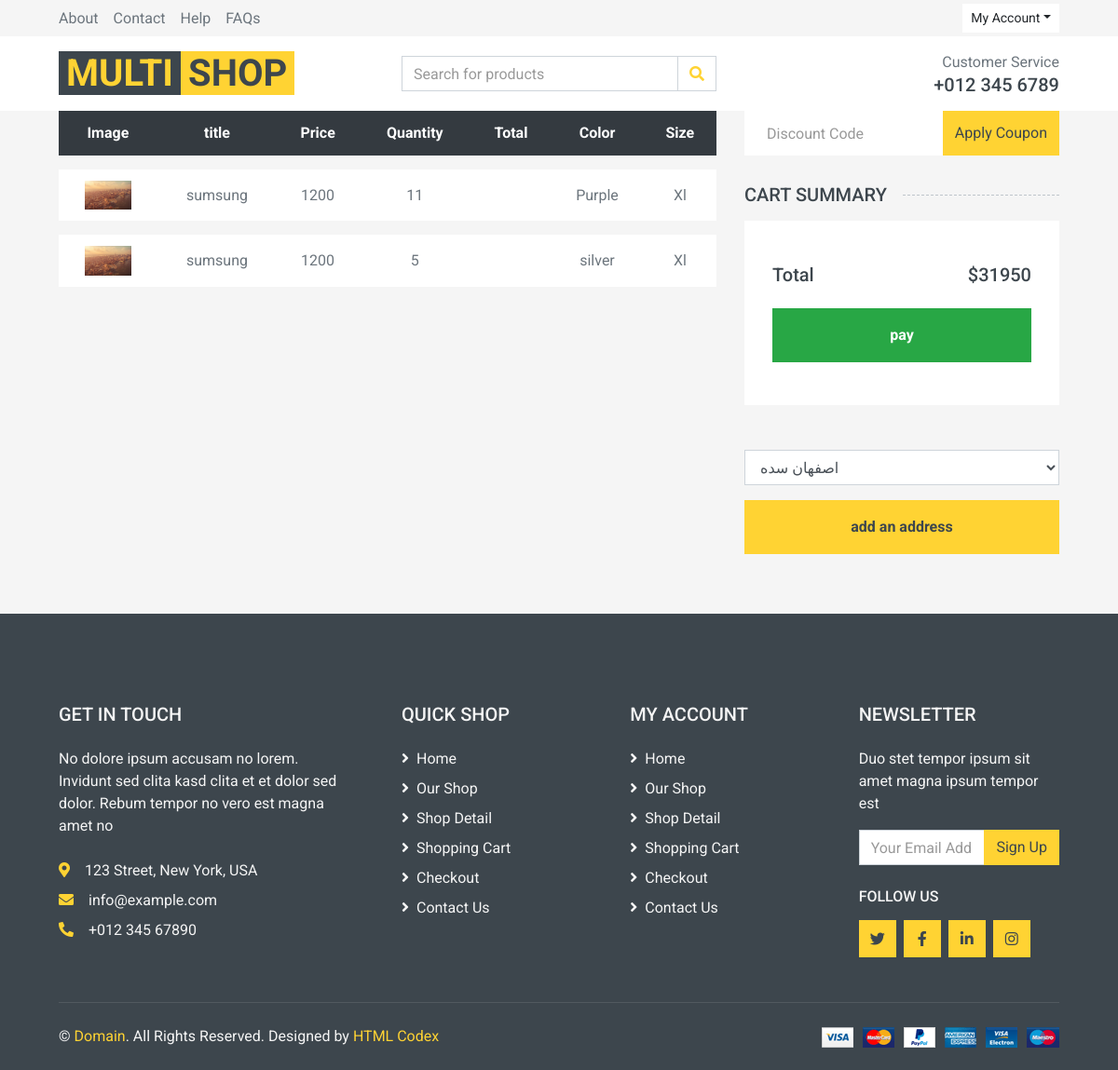
Page /cart/order/6 (signed in) on the committed database.
### cart/models.py (models this page shows, shortened)
class OrdrItem(models.Model):
    order=models.ForeignKey(Order,on_delete=models.CASCADE,related_name='items')
    product=models.ForeignKey(Product,on_delete=models.CASCADE,related_name='items')
    size=models.CharField(max_length=12)
    color=models.CharField(max_length=22)
    quantity=models.SmallIntegerField()
    price=models.PositiveIntegerField()

class Order(models.Model):
    user=models.ForeignKey(User,on_delete=models.CASCADE,related_name='orders')
    phone=models.CharField(max_length=12,default='012345')
    total_price=models.IntegerField(default=0)
    created_at=models.DateTimeField(auto_now_add=True)
    is_paid=models.BooleanField(default=False)

### product/models.py (models this page shows, shortened)
class Product(models.Model):
    category=models.ManyToManyField(Category,blank=True,null=True)
    title=models.CharField(max_length=55)
    description=models.TextField()
    price=models.IntegerField()
    discount=models.SmallIntegerField()
    image=models.ImageField(upload_to="product")
    size=models.ManyToManyField(Size,related_name="products",blank=True)
    color=models.ManyToManyField(Color,related_name="products")

### cart/views.py (the view)
# urls.py: path("order/<int:pk>",views.OrderDetailView.as_view(),name="order_detail"),
class OrderDetailView(View):
    def get(self,request,pk):
        order=get_object_or_404(Order,id=pk)
        return render(request,"cart/order_detail.html",{'order':order})

### cart/templates/cart/order_detail.html (shortened to what this page needs)
{% extends "base.html" %}
{% load static %}
{% block main %}
    <div class="container-fluid">
        <div class="row px-xl-5">
            <div class="col-lg-8 table-responsive mb-5">
                <table class="table table-light table-borderless table-hover text-center mb-0">
                    <thead class="thead-dark">
                    <tr>
                        <th>Image</th>
                        <th>title</th>
                        <th>Price</th>
                        <th>Quantity</th>
                        <th>Total</th>
                         <th>Color</th>
                        <th>Size</th>
                    </tr>
                    </thead>
                    <tbody class="align-middle">
                  {% for item in order.items.all %}
                      <tr>
                        <td class="align-middle"><img src="{{ item.product.image.url }}" alt=""
                                                      style="width: 50px;"></td>
                        <td class="align-middle">{{ item.product.title }}</td>
                        <td class="align-middle">{{ item.price }}</td>
                        <td class="align-middle">{{ item.quantity }}</td>
                        <td class="align-middle">{{ item.total }}</td>
                        <td class="align-middle">{{ item.color }}</td>
                        <td class="align-middle">{{ item.size }}</td>
                    </tr>
                    {% endfor %}
                    </tbody>
                </table>
            </div>
            <div class="col-lg-4">
                <form class="mb-30" action="{% url 'cart:apply_discount' order.id %}" method="post">
                    <div class="input-group">
                        <input type="text" name="discount_code" class="form-control border-0 p-4" placeholder="Discount Code">
                        <div class="input-group-append">
                            <button class="btn btn-primary">Apply Coupon</button>
                        </div>
                    </div>
                </form>
                <h5 class="section-title position-relative text-uppercase mb-3"><span class="bg-secondary pr-3">Cart Summary</span>
                </h5>
                <div class="bg-light p-30 mb-5">
                    <div class="pt-2">
                        <div class="d-flex justify-content-between mt-2">
                            <h5>Total</h5>
                            <h5>${{ order.total_price }}</h5>
                        </div>
                        <a href="{% url 'cart:order_creation' %}" class="btn btn-block btn-success font-weight-bold my-3 py-3">pay
                        </a>
                    </div>
                </div>
                {% if request.user.addresses.all %}
                <select class="form-control" aria-label="Default select example" >
                {% for address in request.user.addresses.all %}
                <option>{{ address.address }}</option>
                {% endfor %}
                </select>
                     <a href="{% url 'account:add_address' %}?next={% url 'cart:order_detail' order.id %}" class="btn btn-block btn-primary font-weight-bold my-3 py-3">add an address
                        </a>
                    {% else %}
                     <a href="{% url 'account:add_address' %}?next={% url 'cart:order_detail' order.id %}" class="btn btn-block btn-primary font-weight-bold my-3 py-3">add an address
                        </a>
                {% endif %}
            </div>
        </div>
    </div>
{% endblock %}

### rows in the picture
OrdrItem: product.image (picture), product "sumsung", price "1200", quantity "11", color "Purple", size "Xl"
OrdrItem: product.image (picture), product "sumsung", price "1200", quantity "5", color "silver", size "Xl"
Order: total_price "31950"

### other values in the picture
form field value "اصفهان سده"
